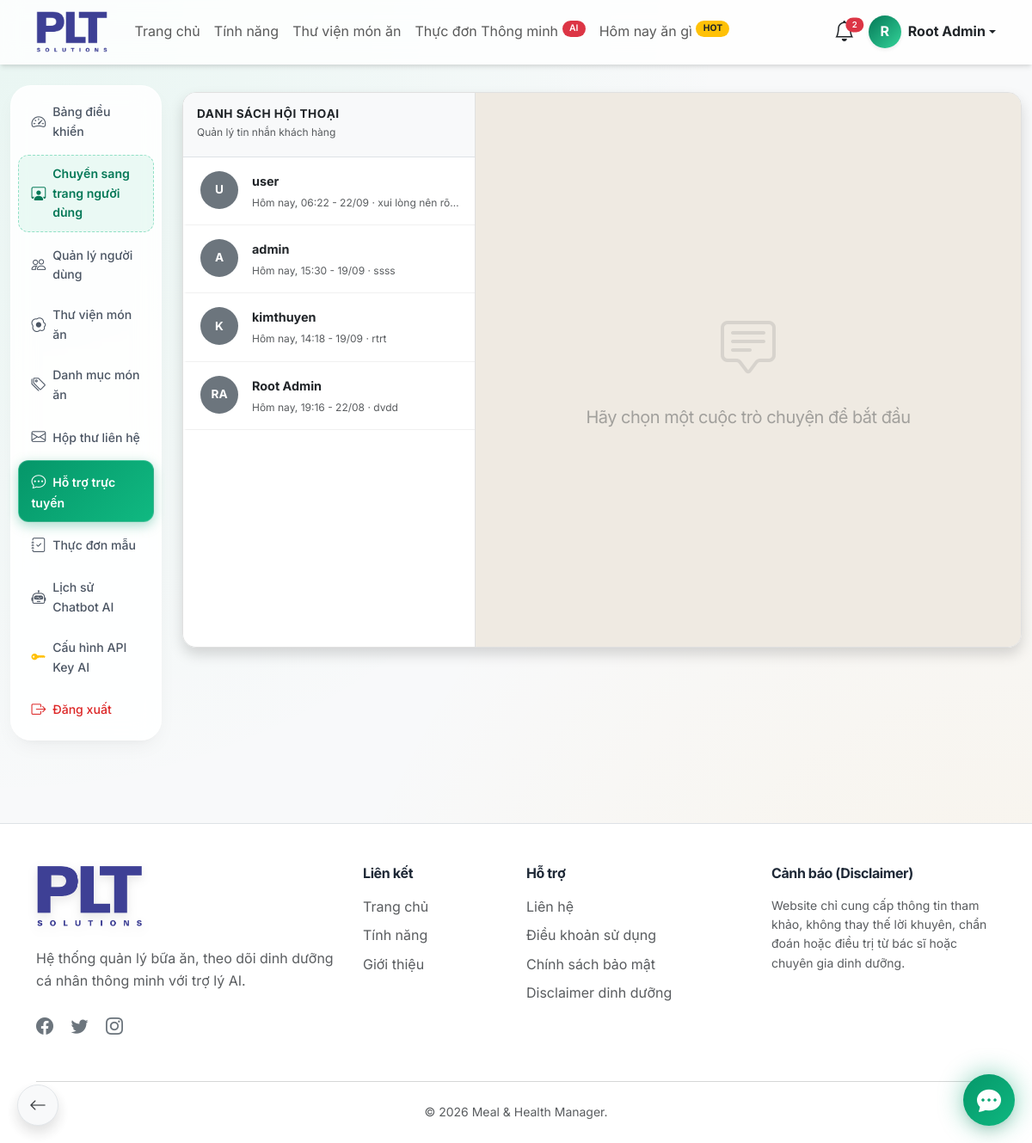
Page /admin/support-chats.php (signed in) on the committed database.
### tables this page shows
CREATE TABLE IF NOT EXISTS `support_chats` (
  `id` bigint UNSIGNED NOT NULL AUTO_INCREMENT,
  `user_id` bigint UNSIGNED NOT NULL,
  `status` enum('open','closed') DEFAULT 'open',
  `created_at` timestamp NULL DEFAULT CURRENT_TIMESTAMP,
  `updated_at` timestamp NULL DEFAULT CURRENT_TIMESTAMP ON UPDATE CURRENT_TIMESTAMP,
  PRIMARY KEY (`id`),
  KEY `user_id` (`user_id`)
);

CREATE TABLE IF NOT EXISTS `users` (
  `id` bigint UNSIGNED NOT NULL AUTO_INCREMENT,
  `full_name` varchar(150) NOT NULL,
  `email` varchar(190) NOT NULL,
  `password` varchar(255) NOT NULL,
  `avatar` varchar(255) DEFAULT NULL,
  `mssv` varchar(50) DEFAULT NULL,
  `birth_date` date DEFAULT NULL,
  `class_id` bigint UNSIGNED DEFAULT NULL,
  `stt` int UNSIGNED DEFAULT '0',
  `role` enum('user','admin') NOT NULL DEFAULT 'user',
  `status` enum('active','inactive','locked') NOT NULL DEFAULT 'active',
  `email_verified_at` datetime DEFAULT NULL,
  `last_login_at` datetime DEFAULT NULL,
  `created_at` timestamp NOT NULL DEFAULT CURRENT_TIMESTAMP,
  `updated_at` timestamp NOT NULL DEFAULT CURRENT_TIMESTAMP ON UPDATE CURRENT_TIMESTAMP,
  PRIMARY KEY (`id`),
  UNIQUE KEY `email` (`email`),
  UNIQUE KEY `uk_users_mssv` (`mssv`),
  KEY `idx_users_role` (`role`),
  KEY `idx_users_status` (`status`),
  KEY `idx_users_created_at` (`created_at`),
  KEY `fk_users_class` (`class_id`)
);

### admin/support-chats.php (the view, shortened to what this page needs)
<?php
$target_user_id = filter_input(INPUT_GET, 'user_id', FILTER_VALIDATE_INT);
$target_user = null;
require_once __DIR__ . '/../includes/header.php';
$stmt = $conn->query("
    SELECT sc.id, sc.user_id, sc.status, u.full_name, u.email,
           (SELECT message FROM support_messages WHERE chat_id = sc.id ORDER BY id DESC LIMIT 1) as last_message,
           (SELECT created_at FROM support_messages WHERE chat_id = sc.id ORDER BY id DESC LIMIT 1) as last_time,
           (SELECT COUNT(id) FROM support_messages WHERE chat_id = sc.id AND sender_type = 'user' AND is_read = 0) as unread_count
    FROM support_chats sc
    JOIN users u ON sc.user_id = u.id
    ORDER BY last_time DESC, sc.created_at DESC
");
$chats = $stmt->fetchAll(PDO::FETCH_ASSOC);
function getInitials($name) {
    $words = explode(' ', trim($name));
    $initials = '';
    foreach ($words as $w) {
        if ($w !== '') $initials .= mb_strtoupper(mb_substr($w, 0, 1, 'UTF-8'), 'UTF-8');
    }
    return mb_substr($initials, 0, 2, 'UTF-8');
}
?>
<div class="container-fluid py-4 h-100">
    <div class="row h-100">
        <div class="col-md-2">
            <?php require __DIR__ . '/includes/sidebar.php'; ?>
        </div>
        <div class="col-md-10 d-flex flex-column" style="height: calc(100vh - 130px);">
            <div class="d-flex h-100 rounded-4 overflow-hidden shadow mt-2 mb-3" style="border: 1px solid #e0e0e0;">
                <div class="d-flex flex-column h-100 bg-white" style="width: 340px; min-width: 280px; border-right: 1px solid #e0e0e0;">
                    <div class="px-3 py-3 border-bottom" style="background: #f8f9fa;">
                        <h6 class="mb-0 fw-bold text-uppercase text-dark" style="letter-spacing: 0.5px; font-size: 0.85rem;">Danh sách hội thoại</h6>
                        <small class="text-muted" style="font-size: 0.75rem;">Quản lý tin nhắn khách hàng</small>
                    </div>
                    <div class="flex-grow-1 overflow-auto" id="admin-chat-list">
                        <?php if (empty($chats)): ?>
                            <div class="text-center py-5 text-muted small">
                                <i class="bi bi-chat-dots d-block mb-2" style="font-size: 2rem; opacity: 0.3;"></i>
                                Chưa có cuộc hội thoại nào.
                            </div>
                        <?php else: ?>
                            <?php foreach ($chats as $chat): ?>
                                <?php
                                    $isActive = ($target_user_id == $chat['user_id']);
                                    $initials = getInitials($chat['full_name']);
                                    $timeStr = $chat['last_time'] ? 'Hôm nay, ' . date('H:i', strtotime($chat['last_time'])) . ' - ' . date('d/m', strtotime($chat['last_time'])) : '';
                                ?>
                                <a href="<?php echo BASE_URL; ?>/admin/support-chats.php?user_id=<?php echo $chat['user_id']; ?>"
                                   id="chat-user-<?php echo $chat['user_id']; ?>"
                                   data-user-id="<?php echo $chat['user_id']; ?>"
                                   class="chat-list-item d-flex align-items-start px-3 py-3 text-decoration-none <?php echo $isActive ? 'active' : ''; ?>"
                                   style="border-bottom: 1px solid #f0f0f0; <?php echo $isActive ? 'border-left: 4px solid #198754; background: #f0faf5;' : 'border-left: 4px solid transparent;'; ?>">
                                    <div class="flex-shrink-0 me-3 rounded-circle d-flex align-items-center justify-content-center fw-bold text-white"
                                         style="width: 44px; height: 44px; font-size: 0.85rem; background: <?php echo $isActive ? '#198754' : '#6c757d'; ?>;">
                                        <?php echo $initials; ?>
                                    </div>
                                    <div class="flex-grow-1 overflow-hidden">
                                        <div class="d-flex justify-content-between align-items-center mb-1 chat-name-header">
                                            <span class="fw-bold text-dark text-truncate" style="font-size: 0.9rem; max-width: 130px;"><?php echo htmlspecialchars($chat['full_name']); ?></span>
                                        </div>
                                        <div class="text-muted text-truncate" style="font-size: 0.75rem;">
                                            <span class="chat-preview-time"><?php echo $timeStr ? $timeStr . ' · ' : ''; ?></span><span class="chat-preview-text"><?php echo htmlspecialchars(mb_strimwidth($chat['last_message'] ?: 'Chưa có tin nhắn', 0, 30, '...', 'UTF-8')); ?></span>
                                        </div>
                                    </div>
                                </a>
                            <?php endforeach; ?>
                        <?php endif; ?>
                    </div>
                </div>
                <div class="d-flex flex-column flex-grow-1 h-100">
                    <?php if ($target_user): ?>
                        <?php $userInitials = getInitials($target_user['full_name']); ?>
                        <div class="d-flex align-items-center px-4 py-3 text-white" style="background: linear-gradient(135deg, #1a6b3c 0%, #198754 100%); min-height: 68px;">
                            <div>
                                <h6 class="mb-0 fw-bold" style="font-size: 1rem;">Hỗ trợ: <?php echo htmlspecialchars($target_user['full_name']); ?></h6>
                                <small style="font-size: 0.75rem; opacity: 0.8;"><span style="color: #90ee90;">●</span> Đang hoạt động trực tuyến</small>
                            </div>
                        </div>
                        <div class="flex-grow-1 overflow-auto p-4" id="support-chat-box">
                            <div class="text-center text-muted py-3" id="support-loading">
                                <div class="spinner-border spinner-border-sm text-secondary me-2" role="status"></div>
                                Đang tải tin nhắn...
                            </div>
                        </div>
                        <div class="px-4 py-3 bg-white border-top">
                            <form id="support-chat-form">
                                <div class="d-flex align-items-center gap-2">
                                    <input type="text" id="support-chat-input" class="form-control rounded-3 border" placeholder="Nhập tin nhắn..." autocomplete="off" required
                                           style="padding: 10px 16px; font-size: 0.9rem;">
                                    <button type="submit" class="btn btn-success rounded-3 px-3 d-flex align-items-center gap-2" id="support-chat-btn"
                                            style="white-space: nowrap; padding: 10px 18px;">
                                        Gửi <i class="bi bi-send-fill"></i>
                                    </button>
                                </div>
                            </form>
                            <div class="text-center mt-2">
                                <small class="text-muted" style="font-size: 0.7rem;">Tin nhắn sẽ được gửi trực tiếp đến người dùng.</small>
                            </div>
                        </div>
                    <?php else: ?>
                        <div class="d-flex flex-column align-items-center justify-content-center h-100 text-muted" style="background: #efeae2;">
                            <i class="bi bi-chat-square-text" style="font-size: 4rem; opacity: 0.15;"></i>
                            <h5 class="mt-3 fw-normal" style="opacity: 0.5;">Hãy chọn một cuộc trò chuyện để bắt đầu</h5>
                        </div>
                    <?php endif; ?>
                </div>
            </div>
        </div>
    </div>
</div>
<?php require_once __DIR__ . '/../includes/footer.php'; ?>

### assets/css/style.css (style rules this page uses)
:root { --primary-color: #059669; --primary-light: #34d399; --primary-dark: #047857; --primary-bg: #ecfdf5; --secondary-color: #f59e0b; --secondary-light: #fbbf24; --secondary-bg: #fffbeb; --text-color: #1f2937; --text-muted: #6b7280; --bg-color: #f3f4f6; --card-bg: #ffffff; --border-color: #e5e7eb; --gradient-primary: linear-gradient(135deg, #059669 0%, #10b981 100%); --gradient-health: linear-gradient(135deg, #047857 0%, #34d399 100%); --gradient-glow: linear-gradient(135deg, rgba(5, 150, 105, 0.4) 0%, rgba(16, 185, 129, 0) 100%); --gradient-dark: linear-gradient(135deg, #1f2937 0%, #111827 100%); --shadow-sm: 0 1px 2px 0 rgba(0, 0, 0, 0.05); --shadow-md: 0 4px 6px -1px rgba(0, 0, 0, 0.1), 0 2px 4px -1px rgba(0, 0, 0, 0.06); --shadow-lg: 0 10px 15px -3px rgba(0, 0, 0, 0.1), 0 4px 6px -2px rgba(0, 0, 0, 0.05); --shadow-glow: 0 0 20px rgba(5, 150, 105, 0.3); --radius-sm: 0.5rem; --radius-md: 1rem; --radius-lg: 1.5rem; --radius-xl: 2rem; --transition-fast: 0.15s cubic-bezier(0.4, 0, 0.2, 1); --transition-base: 0.3s cubic-bezier(0.4, 0, 0.2, 1); --transition-bounce: 0.5s cubic-bezier(0.34, 1.56, 0.64, 1); }
html { scroll-behavior: smooth; -webkit-overflow-scrolling: touch; }
body { font-family: 'Inter', -apple-system, BlinkMacSystemFont, "Segoe UI", Roboto, sans-serif; color: var(--text-color); background-color: var(--bg-color); background-image: radial-gradient(at 0% 0%, rgba(52, 211, 153, 0.08) 0px, transparent 50%), radial-gradient(at 100% 100%, rgba(245, 158, 11, 0.08) 0px, transparent 50%); background-attachment: scroll; line-height: 1.6; -webkit-font-smoothing: antialiased; }
h1, h2, h3, h4, h5, h6 { letter-spacing: -0.025em; font-weight: 700; }

### admin/support-chats.php (style rules this page uses)
.chat-list-item { transition: background 0.15s; }

### rows in the picture
support_chats: user.full_name "U", user.full_name "user", timeStr "Hôm nay, 06:22 - 22/09", last_message "xui lòng nên rõ…"
support_chats: user.full_name "A", user.full_name "admin", timeStr "Hôm nay, 15:30 - 19/09", last_message "ssss"
support_chats: user.full_name "K", user.full_name "kimthuyen", timeStr "Hôm nay, 14:18 - 19/09", last_message "rtrt"
support_chats: user.full_name "RA", user.full_name "Root Admin", timeStr "Hôm nay, 19:16 - 22/08", last_message "dvdd"

### other values in the picture
$total_bell_count "2"
substr($_SESSION['full_name'] ?? 'U', 0, 1) "R"
$_SESSION['full_name'] "Root Admin"
APP_NAME "Meal & Health Manager"
